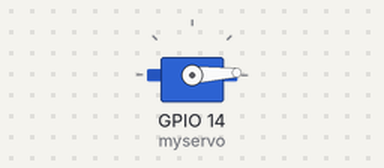
A sketch run on a simulated ESP32. Parts: servo.

Above: at 0.05 s.
At 1.3 s:
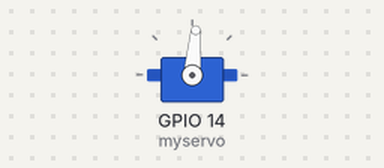
At 2.6 s:
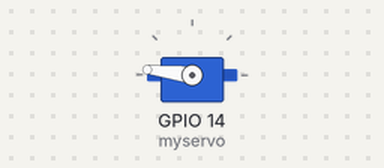
At 5.2 s:
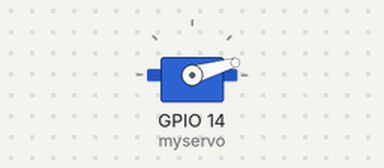
Timing chart, 0 to 7.1 s (numbered marks = the images above):
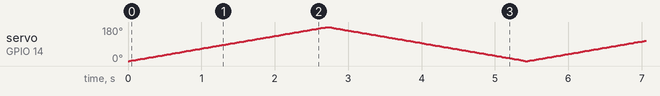

The sketch:

servo.ino
```cpp
#include<ESP32Servo.h>

int pos = 0;
Servo myservo;

void setup() {
  // put your setup code here, to run once:
  myservo.attach(14);
}

void loop() {
  // put your main code here, to run repeatedly:
  for (pos = 0; pos<=180; pos+=1){
    myservo.write(pos);
    delay(15);
  }
  for (pos = 180; pos>=0; pos-=1) {
    myservo.write(pos);
    delay(15);
  }
}
```
